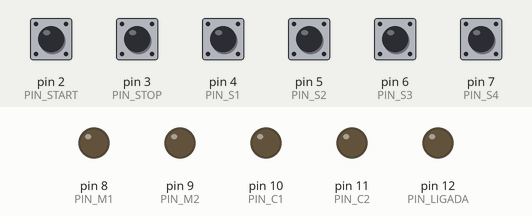
This sketch was run on a simulated Arduino Uno, built with avr-gcc and run on an emulated ATmega328P. Shown: output pins drawn as LEDs (lit = HIGH). The inputs (shaded band) are chosen by the test bench; at power-on: pin 2 (PIN_START), pin 3 (PIN_STOP), pin 4 (PIN_S1), pin 5 (PIN_S2), pin 6 (PIN_S3), pin 7 (PIN_S4) HIGH.

Above: at 1.2 s.
1.3 s: pin 2 (PIN_START) pulled LOW for 0.15 s
At 2.5 s:
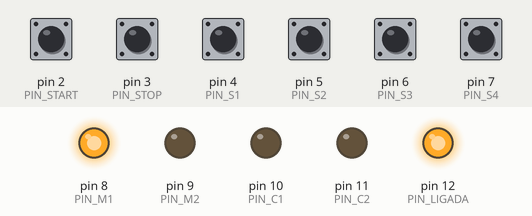
2.9 s: pin 5 (PIN_S2) pulled LOW for 0.15 s
At 4.0 s:
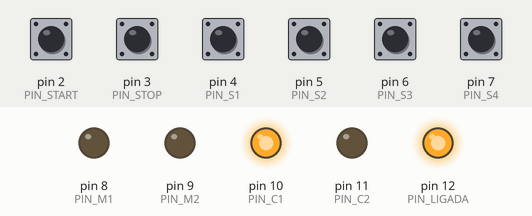
4.5 s: pin 4 (PIN_S1) pulled LOW for 0.15 s
At 5.2 s:
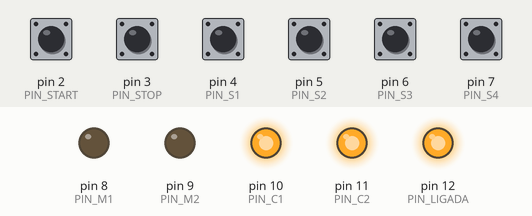
6.1 s: pin 6 (PIN_S3) pulled LOW for 0.15 s
At 6.4 s:
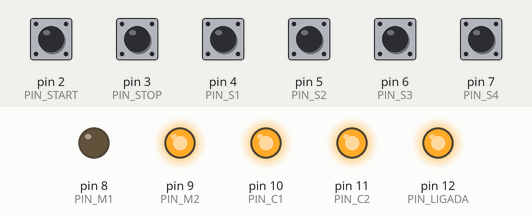
7.7 s: pin 7 (PIN_S4) pulled LOW for 0.15 s
At 8.4 s:
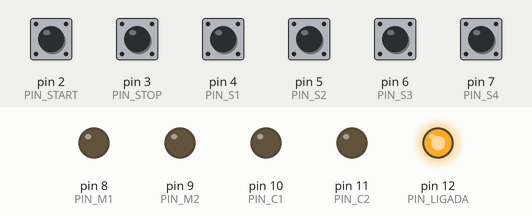
10.1 s: pin 2 (PIN_START) pulled LOW for 1 s
At 10.6 s:
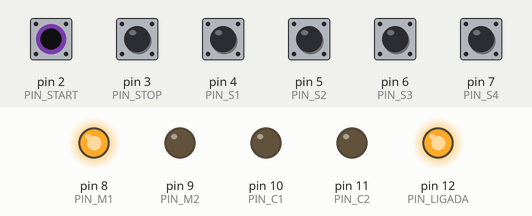
Timing chart, 0 to 13.1 s (numbered marks = the images above; inputs shaded):
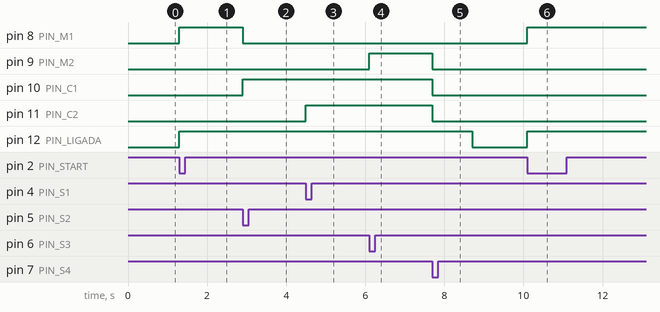

The sketch:

ex06_transportadora_desnivel.ino
```cpp
const int PIN_START = 2;
const int PIN_STOP  = 3;
const int PIN_S1 = 4;
const int PIN_S2 = 5;
const int PIN_S3 = 6;
const int PIN_S4 = 7;

const int PIN_M1 = 8;
const int PIN_M2 = 9;
const int PIN_C1 = 10;
const int PIN_C2 = 11;
const int PIN_LIGADA = 12;

const unsigned long TEMPO_RECUO = 1000UL;

enum Estado { IDLE, ESPERA_PECA, C1_AVANCA, C2_AVANCA, M2_RUN, RECUANDO };
Estado estado = IDLE;

unsigned long tRecuo = 0;

void setup() {
  pinMode(PIN_START, INPUT_PULLUP);
  pinMode(PIN_STOP,  INPUT_PULLUP);
  pinMode(PIN_S1, INPUT_PULLUP);
  pinMode(PIN_S2, INPUT_PULLUP);
  pinMode(PIN_S3, INPUT_PULLUP);
  pinMode(PIN_S4, INPUT_PULLUP);

  pinMode(PIN_M1, OUTPUT);
  pinMode(PIN_M2, OUTPUT);
  pinMode(PIN_C1, OUTPUT);
  pinMode(PIN_C2, OUTPUT);
  pinMode(PIN_LIGADA, OUTPUT);
}

void loop() {
  bool start = (digitalRead(PIN_START) == LOW);
  bool stop  = (digitalRead(PIN_STOP)  == LOW);
  bool s1 = (digitalRead(PIN_S1) == LOW);
  bool s2 = (digitalRead(PIN_S2) == LOW);
  bool s3 = (digitalRead(PIN_S3) == LOW);
  bool s4 = (digitalRead(PIN_S4) == LOW);

  if (stop) {
    estado = IDLE;
    digitalWrite(PIN_M1, LOW);
    digitalWrite(PIN_M2, LOW);
    digitalWrite(PIN_C1, LOW);
    digitalWrite(PIN_C2, LOW);
    digitalWrite(PIN_LIGADA, LOW);
    return;
  }

  switch (estado) {

    case IDLE:
      if (start) {
        digitalWrite(PIN_LIGADA, HIGH);
        digitalWrite(PIN_M1, HIGH);
        estado = ESPERA_PECA;
      }
      break;

    case ESPERA_PECA:
      if (s2) {
        digitalWrite(PIN_M1, LOW);
        digitalWrite(PIN_C1, HIGH);
        estado = C1_AVANCA;
      }
      break;

    case C1_AVANCA:
      if (s1) {
        digitalWrite(PIN_C2, HIGH);
        estado = C2_AVANCA;
      }
      break;

    case C2_AVANCA:
      if (s3) {
        digitalWrite(PIN_M2, HIGH);
        estado = M2_RUN;
      }
      break;

    case M2_RUN:
      if (s4) {
        digitalWrite(PIN_M2, LOW);
        digitalWrite(PIN_C1, LOW);
        digitalWrite(PIN_C2, LOW);
        tRecuo = millis();
        estado = RECUANDO;
      }
      break;

    case RECUANDO:

      if (millis() - tRecuo >= TEMPO_RECUO) {
        digitalWrite(PIN_LIGADA, LOW);
        estado = IDLE;
      }
      break;
  }
}
```

Measured:
- after the input at 1.3 s, pin 8 (PIN_M1), pin 12 (PIN_LIGADA): LOW → HIGH at once
- after the input at 2.9 s, pin 8 (PIN_M1): HIGH → LOW at once; pin 10 (PIN_C1): LOW → HIGH at once
- after the input at 4.5 s, pin 11 (PIN_C2): LOW → HIGH at once
- after the input at 6.1 s, pin 9 (PIN_M2): LOW → HIGH at once
- after the input at 7.7 s, pin 9 (PIN_M2), pin 10 (PIN_C1), pin 11 (PIN_C2): HIGH → LOW at once; pin 12 (PIN_LIGADA): HIGH → LOW after 1.0 s
- after the input at 10.1 s, pin 8 (PIN_M1), pin 12 (PIN_LIGADA): LOW → HIGH at once
